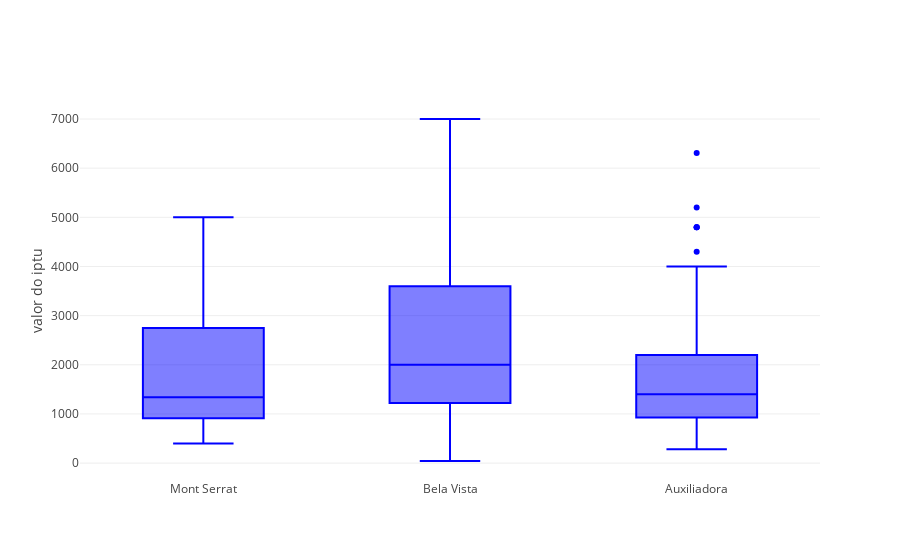

The cell this chart's notebook holds for it:
### Code cell
# boxplot to identify outliers in iptu tax
x = df.district

trace0 = go.Box(
    y=df.iptu,
    x=x,
    name='kale',
    marker=dict(
        color='blue'
    )
)

data = [trace0]
layout = go.Layout(
    yaxis=dict(
        title='valor do iptu',
        zeroline=False
    ),
    boxmode='group'
)

fig = go.Figure(data=data, layout=layout)
iplot(fig)

### Figure 1 — Plotly figure (JSON) as saved in the notebook; plotly's stock layout.template omitted (floating-point values rounded to 4 significant figures; data arrays with more than 128 entries replaced by an {"elided": "..."} marker saying what was removed)
{"data": [{"marker": {"color": "blue"}, "name": "kale", "type": "box", "uid": "20b3af37-816c-46bf-bdf9-38f0fb4e1a23", "x": {"elided": "230 str values"}, "y": {"elided": "230 int values"}}], "layout": {"boxmode": "group", "yaxis": {"title": {"text": "valor do iptu"}, "zeroline": false}}}
